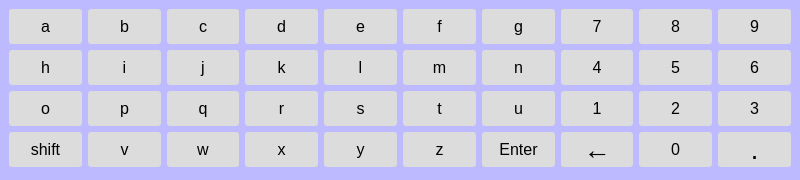
<?xml version="1.0" encoding="UTF-8"?>
<ui version="4.0">
 <class>KeyBoardWindow</class>
 <widget class="QMainWindow" name="KeyBoardWindow">
  <property name="geometry">
   <rect>
    <x>0</x>
    <y>0</y>
    <width>800</width>
    <height>180</height>
   </rect>
  </property>
  <property name="windowTitle">
   <string>MainWindow</string>
  </property>
  <property name="windowOpacity">
   <double>0.000000000000000</double>
  </property>
  <property name="styleSheet">
   <string notr="true">QWidget#centralwidget
{
	background-color: rgb(190, 186, 255);
}

QPushButton
{
	border-radius: 3px;	
	border-style: 1px;
	background-color: rgb(220, 220, 220);
	height:35px;
	width:72px;
	font: 12pt &quot;Arial&quot;;
}
QPushButton:pressed
{
	
	background-color: rgb(113, 243, 57);
}
</string>
  </property>
  <widget class="QWidget" name="centralwidget">
   <layout class="QGridLayout" name="gridLayout">
    <item row="0" column="0">
     <widget class="QPushButton" name="btn_a">
      <property name="font">
       <font>
        <family>Arial</family>
        <pointsize>12</pointsize>
        <weight>50</weight>
        <italic>false</italic>
        <bold>false</bold>
       </font>
      </property>
      <property name="focusPolicy">
       <enum>Qt::NoFocus</enum>
      </property>
      <property name="text">
       <string>a</string>
      </property>
      <attribute name="buttonGroup">
       <string notr="true">buttonGroup</string>
      </attribute>
     </widget>
    </item>
    <item row="0" column="1">
     <widget class="QPushButton" name="btn_b">
      <property name="font">
       <font>
        <family>Arial</family>
        <pointsize>12</pointsize>
        <weight>50</weight>
        <italic>false</italic>
        <bold>false</bold>
       </font>
      </property>
      <property name="focusPolicy">
       <enum>Qt::NoFocus</enum>
      </property>
      <property name="text">
       <string>b</string>
      </property>
      <attribute name="buttonGroup">
       <string notr="true">buttonGroup</string>
      </attribute>
     </widget>
    </item>
    <item row="0" column="2">
     <widget class="QPushButton" name="btn_c">
      <property name="font">
       <font>
        <family>Arial</family>
        <pointsize>12</pointsize>
        <weight>50</weight>
        <italic>false</italic>
        <bold>false</bold>
       </font>
      </property>
      <property name="focusPolicy">
       <enum>Qt::NoFocus</enum>
      </property>
      <property name="text">
       <string>c</string>
      </property>
      <attribute name="buttonGroup">
       <string notr="true">buttonGroup</string>
      </attribute>
     </widget>
    </item>
    <item row="0" column="3">
     <widget class="QPushButton" name="btn_d">
      <property name="font">
       <font>
        <family>Arial</family>
        <pointsize>12</pointsize>
        <weight>50</weight>
        <italic>false</italic>
        <bold>false</bold>
       </font>
      </property>
      <property name="focusPolicy">
       <enum>Qt::NoFocus</enum>
      </property>
      <property name="text">
       <string>d</string>
      </property>
      <attribute name="buttonGroup">
       <string notr="true">buttonGroup</string>
      </attribute>
     </widget>
    </item>
    <item row="0" column="4">
     <widget class="QPushButton" name="btn_e">
      <property name="font">
       <font>
        <family>Arial</family>
        <pointsize>12</pointsize>
        <weight>50</weight>
        <italic>false</italic>
        <bold>false</bold>
       </font>
      </property>
      <property name="focusPolicy">
       <enum>Qt::NoFocus</enum>
      </property>
      <property name="text">
       <string>e</string>
      </property>
      <attribute name="buttonGroup">
       <string notr="true">buttonGroup</string>
      </attribute>
     </widget>
    </item>
    <item row="0" column="5">
     <widget class="QPushButton" name="btn_f">
      <property name="font">
       <font>
        <family>Arial</family>
        <pointsize>12</pointsize>
        <weight>50</weight>
        <italic>false</italic>
        <bold>false</bold>
       </font>
      </property>
      <property name="focusPolicy">
       <enum>Qt::NoFocus</enum>
      </property>
      <property name="text">
       <string>f</string>
      </property>
      <attribute name="buttonGroup">
       <string notr="true">buttonGroup</string>
      </attribute>
     </widget>
    </item>
    <item row="0" column="6">
     <widget class="QPushButton" name="btn_g">
      <property name="font">
       <font>
        <family>Arial</family>
        <pointsize>12</pointsize>
        <weight>50</weight>
        <italic>false</italic>
        <bold>false</bold>
       </font>
      </property>
      <property name="focusPolicy">
       <enum>Qt::NoFocus</enum>
      </property>
      <property name="text">
       <string>g</string>
      </property>
      <attribute name="buttonGroup">
       <string notr="true">buttonGroup</string>
      </attribute>
     </widget>
    </item>
    <item row="0" column="7">
     <widget class="QPushButton" name="btn_7">
      <property name="font">
       <font>
        <family>Arial</family>
        <pointsize>12</pointsize>
        <weight>50</weight>
        <italic>false</italic>
        <bold>false</bold>
       </font>
      </property>
      <property name="focusPolicy">
       <enum>Qt::NoFocus</enum>
      </property>
      <property name="text">
       <string>7</string>
      </property>
      <attribute name="buttonGroup">
       <string notr="true">buttonGroup</string>
      </attribute>
     </widget>
    </item>
    <item row="0" column="8">
     <widget class="QPushButton" name="btn_8">
      <property name="font">
       <font>
        <family>Arial</family>
        <pointsize>12</pointsize>
        <weight>50</weight>
        <italic>false</italic>
        <bold>false</bold>
       </font>
      </property>
      <property name="focusPolicy">
       <enum>Qt::NoFocus</enum>
      </property>
      <property name="text">
       <string>8</string>
      </property>
      <attribute name="buttonGroup">
       <string notr="true">buttonGroup</string>
      </attribute>
     </widget>
    </item>
    <item row="0" column="9">
     <widget class="QPushButton" name="btn_9">
      <property name="font">
       <font>
        <family>Arial</family>
        <pointsize>12</pointsize>
        <weight>50</weight>
        <italic>false</italic>
        <bold>false</bold>
       </font>
      </property>
      <property name="focusPolicy">
       <enum>Qt::NoFocus</enum>
      </property>
      <property name="text">
       <string>9</string>
      </property>
      <attribute name="buttonGroup">
       <string notr="true">buttonGroup</string>
      </attribute>
     </widget>
    </item>
    <item row="1" column="0">
     <widget class="QPushButton" name="btn_h">
      <property name="font">
       <font>
        <family>Arial</family>
        <pointsize>12</pointsize>
        <weight>50</weight>
        <italic>false</italic>
        <bold>false</bold>
       </font>
      </property>
      <property name="focusPolicy">
       <enum>Qt::NoFocus</enum>
      </property>
      <property name="text">
       <string>h</string>
      </property>
      <attribute name="buttonGroup">
       <string notr="true">buttonGroup</string>
      </attribute>
     </widget>
    </item>
    <item row="1" column="1">
     <widget class="QPushButton" name="btn_i">
      <property name="font">
       <font>
        <family>Arial</family>
        <pointsize>12</pointsize>
        <weight>50</weight>
        <italic>false</italic>
        <bold>false</bold>
       </font>
      </property>
      <property name="focusPolicy">
       <enum>Qt::NoFocus</enum>
      </property>
      <property name="text">
       <string>i</string>
      </property>
      <attribute name="buttonGroup">
       <string notr="true">buttonGroup</string>
      </attribute>
     </widget>
    </item>
    <item row="1" column="2">
     <widget class="QPushButton" name="btn_j">
      <property name="font">
       <font>
        <family>Arial</family>
        <pointsize>12</pointsize>
        <weight>50</weight>
        <italic>false</italic>
        <bold>false</bold>
       </font>
      </property>
      <property name="focusPolicy">
       <enum>Qt::NoFocus</enum>
      </property>
      <property name="text">
       <string>j</string>
      </property>
      <attribute name="buttonGroup">
       <string notr="true">buttonGroup</string>
      </attribute>
     </widget>
    </item>
    <item row="1" column="3">
     <widget class="QPushButton" name="btn_k">
      <property name="font">
       <font>
        <family>Arial</family>
        <pointsize>12</pointsize>
        <weight>50</weight>
        <italic>false</italic>
        <bold>false</bold>
       </font>
      </property>
      <property name="focusPolicy">
       <enum>Qt::NoFocus</enum>
      </property>
      <property name="text">
       <string>k</string>
      </property>
      <attribute name="buttonGroup">
       <string notr="true">buttonGroup</string>
      </attribute>
     </widget>
    </item>
    <item row="1" column="4">
     <widget class="QPushButton" name="btn_l">
      <property name="font">
       <font>
        <family>Arial</family>
        <pointsize>12</pointsize>
        <weight>50</weight>
        <italic>false</italic>
        <bold>false</bold>
       </font>
      </property>
      <property name="focusPolicy">
       <enum>Qt::NoFocus</enum>
      </property>
      <property name="text">
       <string>l</string>
      </property>
      <attribute name="buttonGroup">
       <string notr="true">buttonGroup</string>
      </attribute>
     </widget>
    </item>
    <item row="1" column="5">
     <widget class="QPushButton" name="btn_m">
      <property name="font">
       <font>
        <family>Arial</family>
        <pointsize>12</pointsize>
        <weight>50</weight>
        <italic>false</italic>
        <bold>false</bold>
       </font>
      </property>
      <property name="focusPolicy">
       <enum>Qt::NoFocus</enum>
      </property>
      <property name="text">
       <string>m</string>
      </property>
      <attribute name="buttonGroup">
       <string notr="true">buttonGroup</string>
      </attribute>
     </widget>
    </item>
    <item row="1" column="6">
     <widget class="QPushButton" name="btn_n">
      <property name="font">
       <font>
        <family>Arial</family>
        <pointsize>12</pointsize>
        <weight>50</weight>
        <italic>false</italic>
        <bold>false</bold>
       </font>
      </property>
      <property name="focusPolicy">
       <enum>Qt::NoFocus</enum>
      </property>
      <property name="text">
       <string>n</string>
      </property>
      <attribute name="buttonGroup">
       <string notr="true">buttonGroup</string>
      </attribute>
     </widget>
    </item>
    <item row="1" column="7">
     <widget class="QPushButton" name="btn_4">
      <property name="font">
       <font>
        <family>Arial</family>
        <pointsize>12</pointsize>
        <weight>50</weight>
        <italic>false</italic>
        <bold>false</bold>
       </font>
      </property>
      <property name="focusPolicy">
       <enum>Qt::NoFocus</enum>
      </property>
      <property name="text">
       <string>4</string>
      </property>
      <attribute name="buttonGroup">
       <string notr="true">buttonGroup</string>
      </attribute>
     </widget>
    </item>
    <item row="1" column="8">
     <widget class="QPushButton" name="btn_5">
      <property name="font">
       <font>
        <family>Arial</family>
        <pointsize>12</pointsize>
        <weight>50</weight>
        <italic>false</italic>
        <bold>false</bold>
       </font>
      </property>
      <property name="focusPolicy">
       <enum>Qt::NoFocus</enum>
      </property>
      <property name="text">
       <string>5</string>
      </property>
      <attribute name="buttonGroup">
       <string notr="true">buttonGroup</string>
      </attribute>
     </widget>
    </item>
    <item row="1" column="9">
     <widget class="QPushButton" name="btn_6">
      <property name="font">
       <font>
        <family>Arial</family>
        <pointsize>12</pointsize>
        <weight>50</weight>
        <italic>false</italic>
        <bold>false</bold>
       </font>
      </property>
      <property name="focusPolicy">
       <enum>Qt::NoFocus</enum>
      </property>
      <property name="text">
       <string>6</string>
      </property>
      <attribute name="buttonGroup">
       <string notr="true">buttonGroup</string>
      </attribute>
     </widget>
    </item>
    <item row="2" column="0">
     <widget class="QPushButton" name="btn_o">
      <property name="font">
       <font>
        <family>Arial</family>
        <pointsize>12</pointsize>
        <weight>50</weight>
        <italic>false</italic>
        <bold>false</bold>
       </font>
      </property>
      <property name="focusPolicy">
       <enum>Qt::NoFocus</enum>
      </property>
      <property name="text">
       <string>o</string>
      </property>
      <attribute name="buttonGroup">
       <string notr="true">buttonGroup</string>
      </attribute>
     </widget>
    </item>
    <item row="2" column="1">
     <widget class="QPushButton" name="btn_p">
      <property name="font">
       <font>
        <family>Arial</family>
        <pointsize>12</pointsize>
        <weight>50</weight>
        <italic>false</italic>
        <bold>false</bold>
       </font>
      </property>
      <property name="focusPolicy">
       <enum>Qt::NoFocus</enum>
      </property>
      <property name="text">
       <string>p</string>
      </property>
      <attribute name="buttonGroup">
       <string notr="true">buttonGroup</string>
      </attribute>
     </widget>
    </item>
    <item row="2" column="2">
     <widget class="QPushButton" name="btn_q">
      <property name="font">
       <font>
        <family>Arial</family>
        <pointsize>12</pointsize>
        <weight>50</weight>
        <italic>false</italic>
        <bold>false</bold>
       </font>
      </property>
      <property name="focusPolicy">
       <enum>Qt::NoFocus</enum>
      </property>
      <property name="text">
       <string>q</string>
      </property>
      <attribute name="buttonGroup">
       <string notr="true">buttonGroup</string>
      </attribute>
     </widget>
    </item>
    <item row="2" column="3">
     <widget class="QPushButton" name="btn_r">
      <property name="font">
       <font>
        <family>Arial</family>
        <pointsize>12</pointsize>
        <weight>50</weight>
        <italic>false</italic>
        <bold>false</bold>
       </font>
      </property>
      <property name="focusPolicy">
       <enum>Qt::NoFocus</enum>
      </property>
      <property name="text">
       <string>r</string>
      </property>
      <attribute name="buttonGroup">
       <string notr="true">buttonGroup</string>
      </attribute>
     </widget>
    </item>
    <item row="2" column="4">
     <widget class="QPushButton" name="btn_s">
      <property name="font">
       <font>
        <family>Arial</family>
        <pointsize>12</pointsize>
        <weight>50</weight>
        <italic>false</italic>
        <bold>false</bold>
       </font>
      </property>
      <property name="focusPolicy">
       <enum>Qt::NoFocus</enum>
      </property>
      <property name="text">
       <string>s</string>
      </property>
      <attribute name="buttonGroup">
       <string notr="true">buttonGroup</string>
      </attribute>
     </widget>
    </item>
    <item row="2" column="5">
     <widget class="QPushButton" name="btn_t">
      <property name="font">
       <font>
        <family>Arial</family>
        <pointsize>12</pointsize>
        <weight>50</weight>
        <italic>false</italic>
        <bold>false</bold>
       </font>
      </property>
      <property name="focusPolicy">
       <enum>Qt::NoFocus</enum>
      </property>
      <property name="text">
       <string>t</string>
      </property>
      <attribute name="buttonGroup">
       <string notr="true">buttonGroup</string>
      </attribute>
     </widget>
    </item>
    <item row="2" column="6">
     <widget class="QPushButton" name="btn_u">
      <property name="font">
       <font>
        <family>Arial</family>
        <pointsize>12</pointsize>
        <weight>50</weight>
        <italic>false</italic>
        <bold>false</bold>
       </font>
      </property>
      <property name="focusPolicy">
       <enum>Qt::NoFocus</enum>
      </property>
      <property name="text">
       <string>u</string>
      </property>
      <attribute name="buttonGroup">
       <string notr="true">buttonGroup</string>
      </attribute>
     </widget>
    </item>
    <item row="2" column="7">
     <widget class="QPushButton" name="btn_1">
      <property name="font">
       <font>
        <family>Arial</family>
        <pointsize>12</pointsize>
        <weight>50</weight>
        <italic>false</italic>
        <bold>false</bold>
       </font>
      </property>
      <property name="focusPolicy">
       <enum>Qt::NoFocus</enum>
      </property>
      <property name="text">
       <string>1</string>
      </property>
      <attribute name="buttonGroup">
       <string notr="true">buttonGroup</string>
      </attribute>
     </widget>
    </item>
    <item row="2" column="8">
     <widget class="QPushButton" name="btn_2">
      <property name="font">
       <font>
        <family>Arial</family>
        <pointsize>12</pointsize>
        <weight>50</weight>
        <italic>false</italic>
        <bold>false</bold>
       </font>
      </property>
      <property name="focusPolicy">
       <enum>Qt::NoFocus</enum>
      </property>
      <property name="text">
       <string>2</string>
      </property>
      <attribute name="buttonGroup">
       <string notr="true">buttonGroup</string>
      </attribute>
     </widget>
    </item>
    <item row="2" column="9">
     <widget class="QPushButton" name="btn_3">
      <property name="font">
       <font>
        <family>Arial</family>
        <pointsize>12</pointsize>
        <weight>50</weight>
        <italic>false</italic>
        <bold>false</bold>
       </font>
      </property>
      <property name="focusPolicy">
       <enum>Qt::NoFocus</enum>
      </property>
      <property name="text">
       <string>3</string>
      </property>
      <attribute name="buttonGroup">
       <string notr="true">buttonGroup</string>
      </attribute>
     </widget>
    </item>
    <item row="3" column="0">
     <widget class="QPushButton" name="btn_shift">
      <property name="font">
       <font>
        <family>Arial</family>
        <pointsize>12</pointsize>
        <weight>50</weight>
        <italic>false</italic>
        <bold>false</bold>
       </font>
      </property>
      <property name="focusPolicy">
       <enum>Qt::NoFocus</enum>
      </property>
      <property name="text">
       <string>shift</string>
      </property>
     </widget>
    </item>
    <item row="3" column="1">
     <widget class="QPushButton" name="btn_v">
      <property name="font">
       <font>
        <family>Arial</family>
        <pointsize>12</pointsize>
        <weight>50</weight>
        <italic>false</italic>
        <bold>false</bold>
       </font>
      </property>
      <property name="focusPolicy">
       <enum>Qt::NoFocus</enum>
      </property>
      <property name="text">
       <string>v</string>
      </property>
      <attribute name="buttonGroup">
       <string notr="true">buttonGroup</string>
      </attribute>
     </widget>
    </item>
    <item row="3" column="2">
     <widget class="QPushButton" name="btn_w">
      <property name="font">
       <font>
        <family>Arial</family>
        <pointsize>12</pointsize>
        <weight>50</weight>
        <italic>false</italic>
        <bold>false</bold>
       </font>
      </property>
      <property name="focusPolicy">
       <enum>Qt::NoFocus</enum>
      </property>
      <property name="text">
       <string>w</string>
      </property>
      <attribute name="buttonGroup">
       <string notr="true">buttonGroup</string>
      </attribute>
     </widget>
    </item>
    <item row="3" column="3">
     <widget class="QPushButton" name="btn_x">
      <property name="font">
       <font>
        <family>Arial</family>
        <pointsize>12</pointsize>
        <weight>50</weight>
        <italic>false</italic>
        <bold>false</bold>
       </font>
      </property>
      <property name="focusPolicy">
       <enum>Qt::NoFocus</enum>
      </property>
      <property name="text">
       <string>x</string>
      </property>
      <attribute name="buttonGroup">
       <string notr="true">buttonGroup</string>
      </attribute>
     </widget>
    </item>
    <item row="3" column="4">
     <widget class="QPushButton" name="btn_y">
      <property name="font">
       <font>
        <family>Arial</family>
        <pointsize>12</pointsize>
        <weight>50</weight>
        <italic>false</italic>
        <bold>false</bold>
       </font>
      </property>
      <property name="focusPolicy">
       <enum>Qt::NoFocus</enum>
      </property>
      <property name="text">
       <string>y</string>
      </property>
      <attribute name="buttonGroup">
       <string notr="true">buttonGroup</string>
      </attribute>
     </widget>
    </item>
    <item row="3" column="5">
     <widget class="QPushButton" name="btn_z">
      <property name="font">
       <font>
        <family>Arial</family>
        <pointsize>12</pointsize>
        <weight>50</weight>
        <italic>false</italic>
        <bold>false</bold>
       </font>
      </property>
      <property name="focusPolicy">
       <enum>Qt::NoFocus</enum>
      </property>
      <property name="text">
       <string>z</string>
      </property>
      <attribute name="buttonGroup">
       <string notr="true">buttonGroup</string>
      </attribute>
     </widget>
    </item>
    <item row="3" column="6">
     <widget class="QPushButton" name="btn_hide">
      <property name="font">
       <font>
        <family>Arial</family>
        <pointsize>12</pointsize>
        <weight>50</weight>
        <italic>false</italic>
        <bold>false</bold>
       </font>
      </property>
      <property name="focusPolicy">
       <enum>Qt::NoFocus</enum>
      </property>
      <property name="text">
       <string>Enter</string>
      </property>
     </widget>
    </item>
    <item row="3" column="7">
     <widget class="QPushButton" name="btn_backup">
      <property name="font">
       <font>
        <family>Arial</family>
        <pointsize>20</pointsize>
        <weight>50</weight>
        <italic>false</italic>
        <bold>false</bold>
       </font>
      </property>
      <property name="focusPolicy">
       <enum>Qt::NoFocus</enum>
      </property>
      <property name="styleSheet">
       <string notr="true">font: 20pt &quot;Arial&quot;;</string>
      </property>
      <property name="text">
       <string>←</string>
      </property>
      <attribute name="buttonGroup">
       <string notr="true">buttonGroup</string>
      </attribute>
     </widget>
    </item>
    <item row="3" column="8">
     <widget class="QPushButton" name="btn_0">
      <property name="font">
       <font>
        <family>Arial</family>
        <pointsize>12</pointsize>
        <weight>50</weight>
        <italic>false</italic>
        <bold>false</bold>
       </font>
      </property>
      <property name="focusPolicy">
       <enum>Qt::NoFocus</enum>
      </property>
      <property name="text">
       <string>0</string>
      </property>
      <attribute name="buttonGroup">
       <string notr="true">buttonGroup</string>
      </attribute>
     </widget>
    </item>
    <item row="3" column="9">
     <widget class="QPushButton" name="btn_dot">
      <property name="font">
       <font>
        <family>Arial</family>
        <pointsize>20</pointsize>
        <weight>9</weight>
        <italic>false</italic>
        <bold>false</bold>
       </font>
      </property>
      <property name="focusPolicy">
       <enum>Qt::NoFocus</enum>
      </property>
      <property name="styleSheet">
       <string notr="true">font: 75 20pt &quot;Arial&quot;;</string>
      </property>
      <property name="text">
       <string>.</string>
      </property>
      <attribute name="buttonGroup">
       <string notr="true">buttonGroup</string>
      </attribute>
     </widget>
    </item>
   </layout>
  </widget>
 </widget>
 <resources/>
 <connections/>
 <buttongroups>
  <buttongroup name="buttonGroup"/>
 </buttongroups>
</ui>
